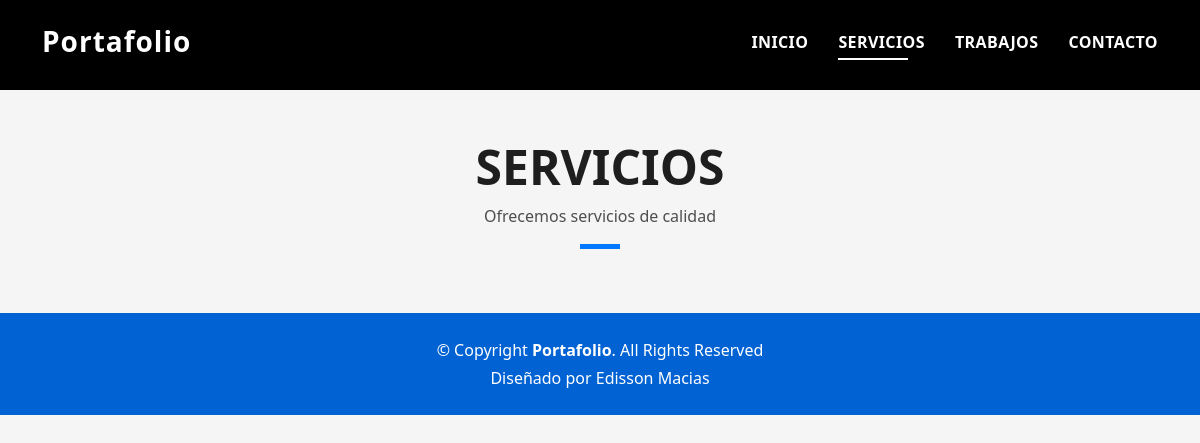
The page /Servicios on the database as committed earlier.
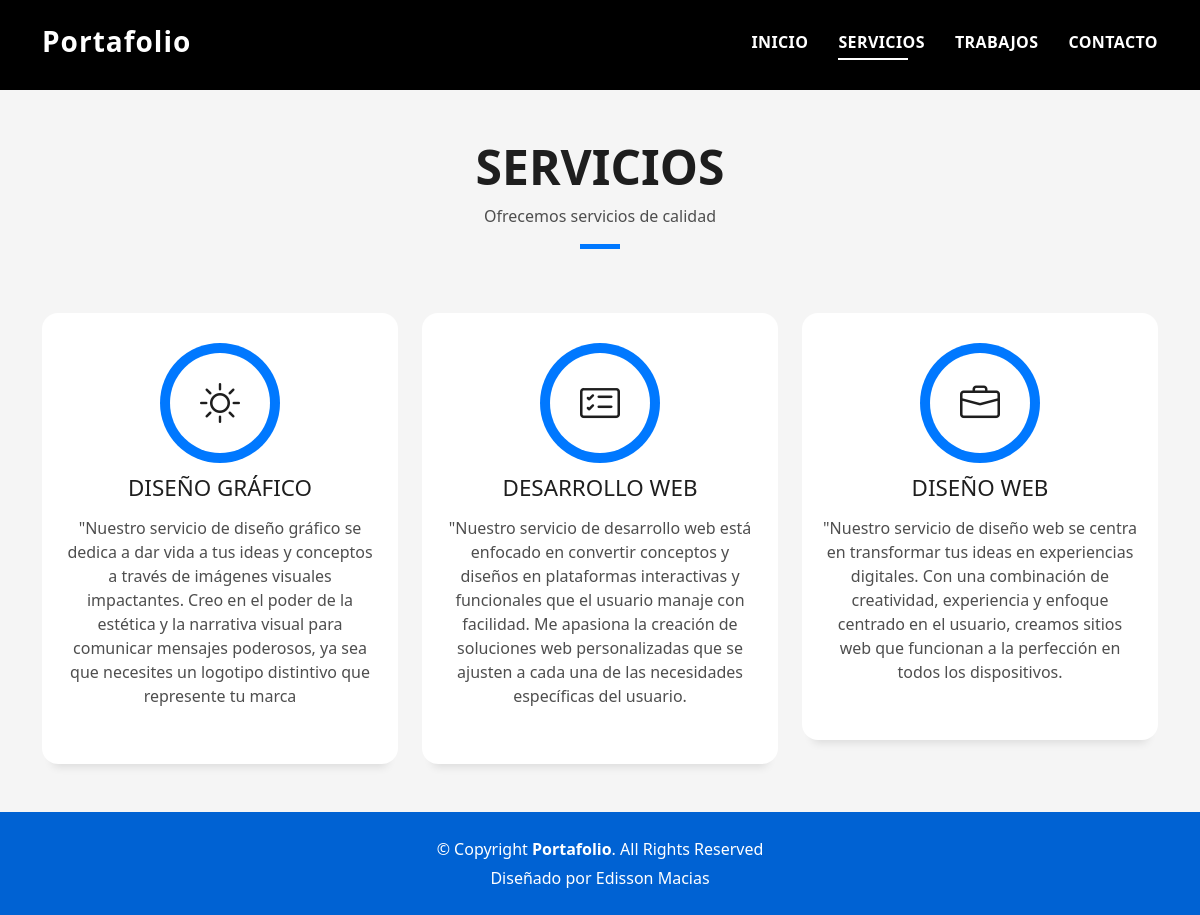
The same page on the database as committed later.
### core/models.py (models this page shows, shortened)
class Servicio(models.Model):
    svc = models.CharField(max_length=150, verbose_name="Nombre del servicio")
    dcpc = models.TextField(verbose_name="Descripcion")
    icon = models.CharField(max_length=50, verbose_name="Icono")
    about = models.ManyToManyField(About)
    created = models.DateTimeField(auto_now_add=True, verbose_name="Fecha de Creacion")
    updated = models.DateTimeField(auto_now=True, verbose_name="Fecha de Modificacion")
    class Meta:
        verbose_name = 'Servicio'
        verbose_name_plural = 'Servicios'
        ordering = ["-created"]

### core/views.py (the view)
# urls.py: path('Servicios',Servicio.as_view(),name="Servicios"),
class Servicio(TemplateView):
    template_name = 'core/Servicios.html'
    def get(self, request):
        about = get_object_or_404(About)
        svc = about.servicio_set.all()
        return render(request, self.template_name,{'svc':svc})

### core/templates/core/Servicios.html (shortened to what this page needs)
{% extends 'core/home.html' %}
{% block class %}
class="fixed-top" style="background-color: black;"
{% endblock %}
{% block link2 %}active{% endblock link2 %}
{% block content %}
{% load static %}
<section id="services" class="services-mf pt-5 route">
  <div class="container">
    <div class="row">
      <div class="col-sm-12">
        <div class="title-box text-center">
          <h3 class="title-a">
            Servicios
          </h3>
          <p class="subtitle-a">
            Ofrecemos servicios de calidad
          </p>
          <div class="line-mf"></div>
        </div>
      </div>
    </div>
    <div class="row">
      {% for svc in svc %}
      <div class="col-md-4">
        <div class="service-box">
          <div class="service-ico">
            <span class="ico-circle"><i class="bi bi-{{svc.icon}}"></i></span>
          </div>
          <div class="service-content">
            <h2 class="s-title">{{svc.svc}}</h2>
            <p class="s-description text-center">
              {{svc.dcpc}}
            </p>
          </div>
        </div>
      </div>
      {% endfor %}
    </div>
  </div>
</section>
{% endblock%}

Rows that differ between the two databases and show on the page:
added Servicio: svc "DISEÑO GRÁFICO", dcpc "\"Nuestro servicio de diseño gráfico se dedica a dar vida a tus ideas y conceptos a través de imágenes visuales impactantes. Creo en el poder de la estética y la narrativa visual para comunicar mensajes poderosos, ya sea que necesites un logotipo distintivo que represente tu marca"
added Servicio: svc "DESARROLLO WEB", dcpc "\"Nuestro servicio de desarrollo web está enfocado en convertir conceptos y diseños en plataformas interactivas y funcionales que el usuario manaje con facilidad. Me apasiona la creación de soluciones web personalizadas que se ajusten a cada una de las necesidades específicas del usuario."
added Servicio: svc "DISEÑO WEB", dcpc "\"Nuestro servicio de diseño web se centra en transformar tus ideas en experiencias digitales. Con una combinación de creatividad, experiencia y enfoque centrado en el usuario, creamos sitios web que funcionan a la perfección en todos los dispositivos."
